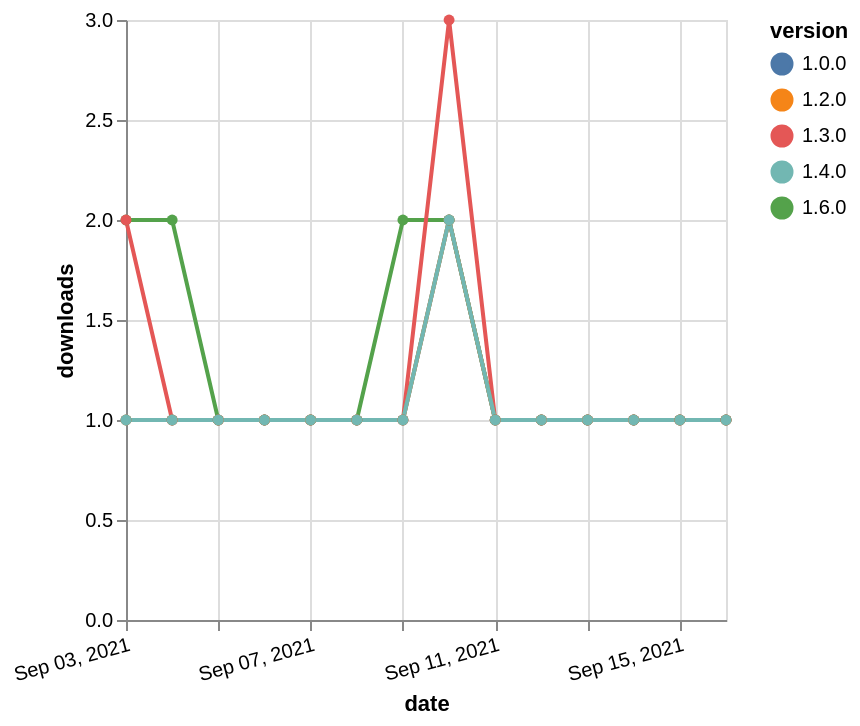

Write a Vega-Lite specification for this figure.
### Vega-Lite specification from a JSON file in a GitHub repository (floating-point values rounded to 4 significant figures)
{"$schema": "https://vega.github.io/schema/vega-lite/v5.json", "description": "A simple bar chart with embedded data.", "data": {"values": [{"date": "2021-09-03", "total": 115, "delta": 2, "version": "1.6.0"}, {"date": "2021-09-04", "total": 117, "delta": 2, "version": "1.6.0"}, {"date": "2021-09-05", "total": 118, "delta": 1, "version": "1.6.0"}, {"date": "2021-09-06", "total": 119, "delta": 1, "version": "1.6.0"}, {"date": "2021-09-07", "total": 120, "delta": 1, "version": "1.6.0"}, {"date": "2021-09-08", "total": 121, "delta": 1, "version": "1.6.0"}, {"date": "2021-09-09", "total": 123, "delta": 2, "version": "1.6.0"}, {"date": "2021-09-10", "total": 125, "delta": 2, "version": "1.6.0"}, {"date": "2021-09-11", "total": 126, "delta": 1, "version": "1.6.0"}, {"date": "2021-09-12", "total": 127, "delta": 1, "version": "1.6.0"}, {"date": "2021-09-13", "total": 128, "delta": 1, "version": "1.6.0"}, {"date": "2021-09-14", "total": 129, "delta": 1, "version": "1.6.0"}, {"date": "2021-09-15", "total": 130, "delta": 1, "version": "1.6.0"}, {"date": "2021-09-16", "total": 131, "delta": 1, "version": "1.6.0"}, {"date": "2021-09-03", "total": 199, "delta": 2, "version": "1.3.0"}, {"date": "2021-09-04", "total": 200, "delta": 1, "version": "1.3.0"}, {"date": "2021-09-05", "total": 201, "delta": 1, "version": "1.3.0"}, {"date": "2021-09-06", "total": 202, "delta": 1, "version": "1.3.0"}, {"date": "2021-09-07", "total": 203, "delta": 1, "version": "1.3.0"}, {"date": "2021-09-08", "total": 204, "delta": 1, "version": "1.3.0"}, {"date": "2021-09-09", "total": 205, "delta": 1, "version": "1.3.0"}, {"date": "2021-09-10", "total": 208, "delta": 3, "version": "1.3.0"}, {"date": "2021-09-11", "total": 209, "delta": 1, "version": "1.3.0"}, {"date": "2021-09-12", "total": 210, "delta": 1, "version": "1.3.0"}, {"date": "2021-09-13", "total": 211, "delta": 1, "version": "1.3.0"}, {"date": "2021-09-14", "total": 212, "delta": 1, "version": "1.3.0"}, {"date": "2021-09-15", "total": 213, "delta": 1, "version": "1.3.0"}, {"date": "2021-09-16", "total": 214, "delta": 1, "version": "1.3.0"}, {"date": "2021-09-03", "total": 182, "delta": 1, "version": "1.0.0"}, {"date": "2021-09-04", "total": 183, "delta": 1, "version": "1.0.0"}, {"date": "2021-09-05", "total": 184, "delta": 1, "version": "1.0.0"}, {"date": "2021-09-06", "total": 185, "delta": 1, "version": "1.0.0"}, {"date": "2021-09-07", "total": 186, "delta": 1, "version": "1.0.0"}, {"date": "2021-09-08", "total": 187, "delta": 1, "version": "1.0.0"}, {"date": "2021-09-09", "total": 188, "delta": 1, "version": "1.0.0"}, {"date": "2021-09-10", "total": 190, "delta": 2, "version": "1.0.0"}, {"date": "2021-09-11", "total": 191, "delta": 1, "version": "1.0.0"}, {"date": "2021-09-12", "total": 192, "delta": 1, "version": "1.0.0"}, {"date": "2021-09-13", "total": 193, "delta": 1, "version": "1.0.0"}, {"date": "2021-09-14", "total": 194, "delta": 1, "version": "1.0.0"}, {"date": "2021-09-15", "total": 195, "delta": 1, "version": "1.0.0"}, {"date": "2021-09-16", "total": 196, "delta": 1, "version": "1.0.0"}, {"date": "2021-09-03", "total": 162, "delta": 1, "version": "1.2.0"}, {"date": "2021-09-04", "total": 163, "delta": 1, "version": "1.2.0"}, {"date": "2021-09-05", "total": 164, "delta": 1, "version": "1.2.0"}, {"date": "2021-09-06", "total": 165, "delta": 1, "version": "1.2.0"}, {"date": "2021-09-07", "total": 166, "delta": 1, "version": "1.2.0"}, {"date": "2021-09-08", "total": 167, "delta": 1, "version": "1.2.0"}, {"date": "2021-09-09", "total": 168, "delta": 1, "version": "1.2.0"}, {"date": "2021-09-10", "total": 170, "delta": 2, "version": "1.2.0"}, {"date": "2021-09-11", "total": 171, "delta": 1, "version": "1.2.0"}, {"date": "2021-09-12", "total": 172, "delta": 1, "version": "1.2.0"}, {"date": "2021-09-13", "total": 173, "delta": 1, "version": "1.2.0"}, {"date": "2021-09-14", "total": 174, "delta": 1, "version": "1.2.0"}, {"date": "2021-09-15", "total": 175, "delta": 1, "version": "1.2.0"}, {"date": "2021-09-16", "total": 176, "delta": 1, "version": "1.2.0"}, {"date": "2021-09-03", "total": 130, "delta": 1, "version": "1.4.0"}, {"date": "2021-09-04", "total": 131, "delta": 1, "version": "1.4.0"}, {"date": "2021-09-05", "total": 132, "delta": 1, "version": "1.4.0"}, {"date": "2021-09-06", "total": 133, "delta": 1, "version": "1.4.0"}, {"date": "2021-09-07", "total": 134, "delta": 1, "version": "1.4.0"}, {"date": "2021-09-08", "total": 135, "delta": 1, "version": "1.4.0"}, {"date": "2021-09-09", "total": 136, "delta": 1, "version": "1.4.0"}, {"date": "2021-09-10", "total": 138, "delta": 2, "version": "1.4.0"}, {"date": "2021-09-11", "total": 139, "delta": 1, "version": "1.4.0"}, {"date": "2021-09-12", "total": 140, "delta": 1, "version": "1.4.0"}, {"date": "2021-09-13", "total": 141, "delta": 1, "version": "1.4.0"}, {"date": "2021-09-14", "total": 142, "delta": 1, "version": "1.4.0"}, {"date": "2021-09-15", "total": 143, "delta": 1, "version": "1.4.0"}, {"date": "2021-09-16", "total": 144, "delta": 1, "version": "1.4.0"}]}, "width": "container", "mark": {"type": "line", "point": {"filled": true}}, "encoding": {"x": {"field": "date", "type": "temporal", "timeUnit": "yearmonthdate", "title": "date", "axis": {"labelAngle": -15}}, "y": {"field": "delta", "type": "quantitative", "title": "downloads"}, "color": {"field": "version", "type": "nominal"}, "tooltip": {"field": "delta"}}}
